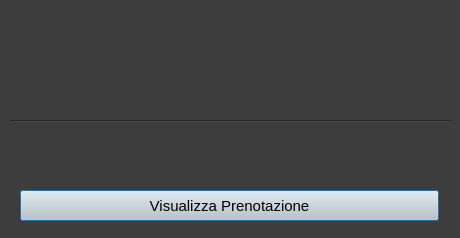
<?xml version="1.0" encoding="UTF-8"?>
<ui version="4.0">
 <class>Dialog</class>
 <widget class="QDialog" name="Dialog">
  <property name="geometry">
   <rect>
    <x>0</x>
    <y>0</y>
    <width>460</width>
    <height>238</height>
   </rect>
  </property>
  <property name="windowTitle">
   <string>Dialog</string>
  </property>
  <property name="styleSheet">
   <string notr="true">background-color: rgb(61, 61, 61);
</string>
  </property>
  <widget class="Line" name="line">
   <property name="geometry">
    <rect>
     <x>10</x>
     <y>120</y>
     <width>441</width>
     <height>3</height>
    </rect>
   </property>
   <property name="orientation">
    <enum>Qt::Horizontal</enum>
   </property>
  </widget>
  <widget class="QLabel" name="tipo_label">
   <property name="geometry">
    <rect>
     <x>10</x>
     <y>130</y>
     <width>441</width>
     <height>31</height>
    </rect>
   </property>
   <property name="styleSheet">
    <string notr="true">font: 14pt &quot;MS Shell Dlg 2&quot;;</string>
   </property>
   <property name="text">
    <string/>
   </property>
  </widget>
  <widget class="QLabel" name="targa_label">
   <property name="geometry">
    <rect>
     <x>10</x>
     <y>10</y>
     <width>441</width>
     <height>101</height>
    </rect>
   </property>
   <property name="styleSheet">
    <string notr="true">font: 24pt &quot;MS Shell Dlg 2&quot;;</string>
   </property>
   <property name="text">
    <string/>
   </property>
  </widget>
  <widget class="QPushButton" name="visualizza_prenotazione_button">
   <property name="geometry">
    <rect>
     <x>20</x>
     <y>190</y>
     <width>419</width>
     <height>31</height>
    </rect>
   </property>
   <property name="font">
    <font>
     <pointsize>11</pointsize>
     <weight>50</weight>
     <bold>false</bold>
    </font>
   </property>
   <property name="cursor">
    <cursorShape>PointingHandCursor</cursorShape>
   </property>
   <property name="styleSheet">
    <string notr="true">background-color: rgb(202, 202, 202);</string>
   </property>
   <property name="text">
    <string>Visualizza Prenotazione</string>
   </property>
  </widget>
 </widget>
 <resources/>
 <connections/>
</ui>
